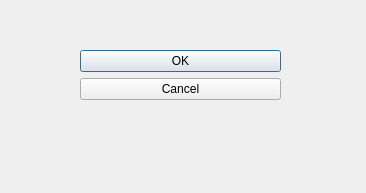
<?xml version="1.0" encoding="UTF-8"?>
<ui version="4.0">
 <class>StartScreen</class>
 <widget class="QDialog" name="StartScreen">
  <property name="windowModality">
   <enum>Qt::NonModal</enum>
  </property>
  <property name="geometry">
   <rect>
    <x>0</x>
    <y>0</y>
    <width>366</width>
    <height>193</height>
   </rect>
  </property>
  <property name="windowTitle">
   <string>Dialog</string>
  </property>
  <widget class="QDialogButtonBox" name="buttonBox">
   <property name="geometry">
    <rect>
     <x>80</x>
     <y>50</y>
     <width>201</width>
     <height>101</height>
    </rect>
   </property>
   <property name="orientation">
    <enum>Qt::Vertical</enum>
   </property>
   <property name="standardButtons">
    <set>QDialogButtonBox::Cancel|QDialogButtonBox::Ok</set>
   </property>
  </widget>
 </widget>
 <resources/>
 <connections>
  <connection>
   <sender>buttonBox</sender>
   <signal>accepted()</signal>
   <receiver>StartScreen</receiver>
   <slot>accept()</slot>
   <hints>
    <hint type="sourcelabel">
     <x>248</x>
     <y>254</y>
    </hint>
    <hint type="destinationlabel">
     <x>157</x>
     <y>274</y>
    </hint>
   </hints>
  </connection>
  <connection>
   <sender>buttonBox</sender>
   <signal>rejected()</signal>
   <receiver>StartScreen</receiver>
   <slot>reject()</slot>
   <hints>
    <hint type="sourcelabel">
     <x>316</x>
     <y>260</y>
    </hint>
    <hint type="destinationlabel">
     <x>286</x>
     <y>274</y>
    </hint>
   </hints>
  </connection>
 </connections>
</ui>
